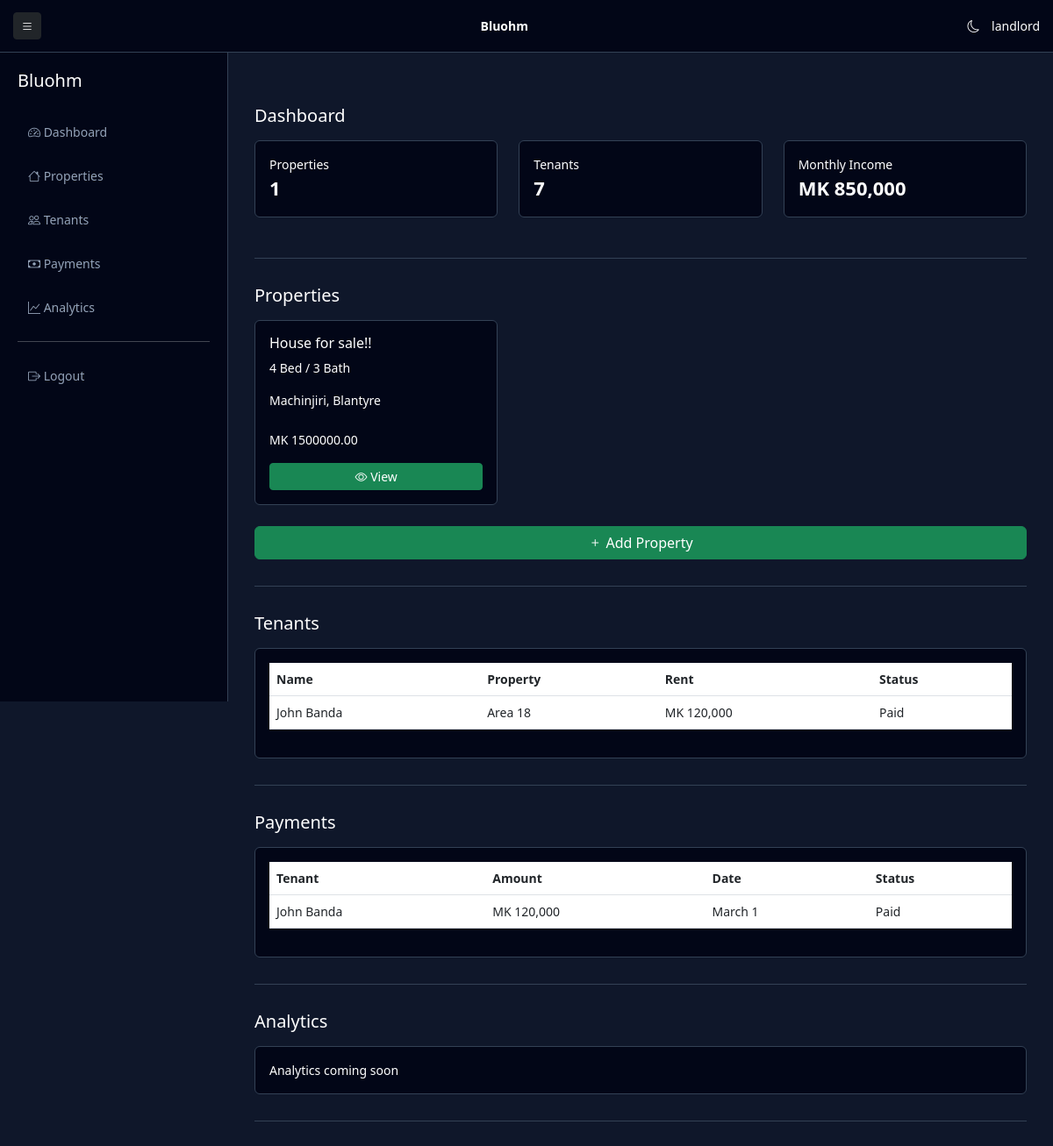
Screenshot of /properties/dashboard/ (signed in) with the database file from the repository.
### properties/models.py (models this page shows, shortened)
class Property(models.Model):
    owner = models.ForeignKey(User, on_delete=models.CASCADE)
    title = models.CharField(max_length=255)
    price = models.DecimalField(max_digits=10, decimal_places=2)
    bedrooms = models.IntegerField(default=0)
    bathrooms = models.IntegerField(default=0)
    location = models.CharField(max_length=255)
    latitude = models.FloatField(null=True, blank=True)
    longitude = models.FloatField(null=True, blank=True)
    landmarks = models.TextField(blank=True, null=True)
    created_at = models.DateTimeField(auto_now_add=True)

### properties/views.py (the view)
# urls.py: path("dashboard/", views.landlord_dashboard, name="landlord_dashboard"),
@login_required
def landlord_dashboard(request):
    properties = Property.objects.filter(owner=request.user)
    return render(request, "properties/landlord_dashboard.html", {
        "properties": properties
    })

### templates/properties/landlord_dashboard.html (shortened to what this page needs)
<!DOCTYPE html>
<html lang="en">
<head>
<link href="https://cdn.jsdelivr.net/npm/bootstrap@5.3.0/dist/css/bootstrap.min.css" rel="stylesheet">
<link rel="stylesheet" href="https://cdn.jsdelivr.net/npm/bootstrap-icons@1.11.3/font/bootstrap-icons.css">
</head>
<body>
<div class="sidebar" id="sidebar">
    <h5 class="mb-4">Bluohm</h5>
    <a href="#dashboard"><i class="bi bi-speedometer2"></i> Dashboard</a>
    <a href="#properties"><i class="bi bi-house"></i> Properties</a>
    <a href="#tenants"><i class="bi bi-people"></i> Tenants</a>
    <a href="#payments"><i class="bi bi-cash"></i> Payments</a>
    <a href="#analytics"><i class="bi bi-graph-up"></i> Analytics</a>
    <hr>
    <a href="{% url 'accounts:logout' %}"><i class="bi bi-box-arrow-right"></i> Logout</a>
</div>
<div class="topbar">
    <button class="btn btn-sm btn-dark" onclick="toggleSidebar()"><i class="bi bi-list"></i></button>
    <strong>Bluohm</strong>
    <div>
        <i class="bi bi-moon" id="themeToggle" style="cursor:pointer; margin-right:10px;"></i>
        {{ request.user.username }}
    </div>
</div>
<div class="main">
<div id="dashboard" class="section">
    <h5>Dashboard</h5>
    <div class="row mt-3">
        <div class="col-12 col-md-4 mb-3">
            <div class="card p-3">Properties<div class="stat-number">{{ properties|length }}</div></div>
        </div>
        <div class="col-12 col-md-4 mb-3">
            <div class="card p-3">Tenants<div class="stat-number">7</div></div>
        </div>
        <div class="col-12 col-md-4 mb-3">
            <div class="card p-3">Monthly Income<div class="stat-number">MK 850,000</div></div>
        </div>
    </div>
</div>
<div id="properties" class="section">
    <h5>Properties</h5>
    <div class="row mt-3">
        {% if properties %}
            {% for property in properties %}
            <div class="col-12 col-md-4 mb-3">
                <div class="card p-3">
                    <h6>{{ property.title }}</h6>
                    <p>{{ property.bedrooms }} Bed / {{ property.bathrooms }} Bath</p>
                    <p>{{ property.location }}</p>
                    <p>MK {{ property.price }}</p>
                    <a href="{% url 'properties:property_detail' property.id %}" class="btn btn-success btn-sm">
                    <i class="bi bi-eye"></i> View
                    </a>
                </div>
            </div>
            {% endfor %}
        {% else %}
            <p>No properties yet. Be the first landlord to add a property.</p>
        {% endif %}
    </div>
    <a href="{% url 'properties:add_property' %}" class="btn btn-success w-100 mt-2">
        <i class="bi bi-plus"></i> Add Property
    </a>
</div>
<div id="tenants" class="section">
    <h5>Tenants</h5>
    <div class="card p-3 mt-3 table-responsive">
        <table class="table">
            <thead>
                <tr><th>Name</th><th>Property</th><th>Rent</th><th>Status</th></tr>
            </thead>
            <tbody>
                <tr><td>John Banda</td><td>Area 18</td><td>MK 120,000</td><td>Paid</td></tr>
            </tbody>
        </table>
    </div>
</div>
<div id="payments" class="section">
    <h5>Payments</h5>
    <div class="card p-3 mt-3 table-responsive">
        <table class="table">
            <thead>
                <tr><th>Tenant</th><th>Amount</th><th>Date</th><th>Status</th></tr>
            </thead>
            <tbody>
                <tr><td>John Banda</td><td>MK 120,000</td><td>March 1</td><td>Paid</td></tr>
            </tbody>
        </table>
    </div>
</div>
<div id="analytics" class="section">
    <h5>Analytics</h5>
    <div class="card p-3 mt-3">Analytics coming soon</div>
</div>
</div>
</body>
</html>

### templates/properties/landlord_dashboard.html (style rules this page uses)
body { background: #0f172a; color: white; margin:0; font-size:14px; }
.topbar { position: fixed; top:0; left:0; right:0; height:60px; background:#020617; border-bottom:1px solid #334155; display:flex; align-items:center; justify-content:space-between; padding:0 15px; z-index:1000; }
.sidebar { position:fixed; top:0; left:-260px; width:260px; height:100vh; background:#020617; padding:20px; transition:0.3s; z-index:1100; border-right:1px solid #334155; }
.sidebar a { display:block; color:#94a3b8; padding:12px; text-decoration:none; border-radius:6px; margin-bottom:5px; }
.main { margin-top:60px; padding:15px; }
.card { background:#020617; border:1px solid #334155; color:white; }
.stat-number { font-size:22px; font-weight:bold; }
.section { padding:30px 0; border-bottom:1px solid #334155; }
.table { color:white; min-width:600px; }
.table-responsive { overflow-x:auto; }
@media (min-width:768px) { .sidebar { left:0; top:60px; height:calc(100vh - 60px); } }
@media (min-width:768px) { .main { margin-left:260px; padding:30px; } }
html { scroll-behavior:smooth; }

### rows the page displays
Property: title "House for sale!!", bedrooms "4", bathrooms "3", location "Machinjiri, Blantyre", price "1500000.00"

### other values shown
{{ request.user.username }} "landlord"
{{ properties|length }} "1"
